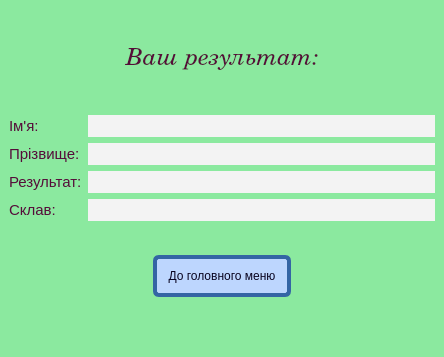
<?xml version="1.0" encoding="UTF-8"?>
<ui version="4.0">
 <class>Result</class>
 <widget class="QMainWindow" name="Result">
  <property name="geometry">
   <rect>
    <x>0</x>
    <y>0</y>
    <width>444</width>
    <height>357</height>
   </rect>
  </property>
  <property name="windowTitle">
   <string>MainWindow</string>
  </property>
  <property name="styleSheet">
   <string notr="true">background-color: rgb(139,233,159);
color: rgb(85, 13, 57);</string>
  </property>
  <widget class="QWidget" name="centralwidget">
   <layout class="QVBoxLayout" name="verticalLayout">
    <item>
     <widget class="QLabel" name="label">
      <property name="font">
       <font>
        <family>Century Schoolbook L</family>
        <pointsize>18</pointsize>
        <weight>50</weight>
        <italic>true</italic>
        <bold>false</bold>
       </font>
      </property>
      <property name="text">
       <string>Ваш результат:</string>
      </property>
      <property name="alignment">
       <set>Qt::AlignCenter</set>
      </property>
     </widget>
    </item>
    <item>
     <layout class="QFormLayout" name="formLayout">
      <item row="0" column="0">
       <widget class="QLabel" name="label_2">
        <property name="font">
         <font>
          <pointsize>11</pointsize>
         </font>
        </property>
        <property name="text">
         <string>Ім'я:</string>
        </property>
       </widget>
      </item>
      <item row="0" column="1">
       <widget class="QLabel" name="nameLabel">
        <property name="font">
         <font>
          <pointsize>14</pointsize>
         </font>
        </property>
        <property name="styleSheet">
         <string notr="true">background-color: rgb(243, 243, 243);</string>
        </property>
        <property name="text">
         <string/>
        </property>
        <property name="alignment">
         <set>Qt::AlignLeading|Qt::AlignLeft|Qt::AlignVCenter</set>
        </property>
       </widget>
      </item>
      <item row="1" column="0">
       <widget class="QLabel" name="label_4">
        <property name="font">
         <font>
          <pointsize>11</pointsize>
         </font>
        </property>
        <property name="text">
         <string>Прізвище:</string>
        </property>
       </widget>
      </item>
      <item row="1" column="1">
       <widget class="QLabel" name="surnameLabel">
        <property name="font">
         <font>
          <pointsize>14</pointsize>
         </font>
        </property>
        <property name="styleSheet">
         <string notr="true">background-color: rgb(243, 243, 243);</string>
        </property>
        <property name="text">
         <string/>
        </property>
        <property name="alignment">
         <set>Qt::AlignLeading|Qt::AlignLeft|Qt::AlignVCenter</set>
        </property>
       </widget>
      </item>
      <item row="2" column="0">
       <widget class="QLabel" name="label_6">
        <property name="font">
         <font>
          <pointsize>11</pointsize>
         </font>
        </property>
        <property name="text">
         <string>Результат:</string>
        </property>
       </widget>
      </item>
      <item row="3" column="0">
       <widget class="QLabel" name="label_7">
        <property name="font">
         <font>
          <pointsize>11</pointsize>
         </font>
        </property>
        <property name="text">
         <string>Склав:</string>
        </property>
       </widget>
      </item>
      <item row="2" column="1">
       <widget class="QLabel" name="resultLabel">
        <property name="font">
         <font>
          <pointsize>14</pointsize>
         </font>
        </property>
        <property name="styleSheet">
         <string notr="true">background-color: rgb(243, 243, 243);</string>
        </property>
        <property name="text">
         <string/>
        </property>
        <property name="alignment">
         <set>Qt::AlignLeading|Qt::AlignLeft|Qt::AlignVCenter</set>
        </property>
       </widget>
      </item>
      <item row="3" column="1">
       <widget class="QLabel" name="statusLabel">
        <property name="font">
         <font>
          <pointsize>14</pointsize>
         </font>
        </property>
        <property name="styleSheet">
         <string notr="true">background-color: rgb(243, 243, 243);</string>
        </property>
        <property name="text">
         <string/>
        </property>
        <property name="alignment">
         <set>Qt::AlignLeading|Qt::AlignLeft|Qt::AlignVCenter</set>
        </property>
       </widget>
      </item>
     </layout>
    </item>
    <item>
     <layout class="QHBoxLayout" name="horizontalLayout">
      <item>
       <widget class="QLabel" name="label_3">
        <property name="text">
         <string/>
        </property>
       </widget>
      </item>
      <item>
       <widget class="QPushButton" name="backButton">
        <property name="styleSheet">
         <string notr="true">QPushButton:hover{
	border-width: 0px;
	border-radius: 20%;
}
QPushButton {
	border: 4px solid;
	border-color: rgb(52, 101, 164);
	border-radius: 6px;
	background-color: rgb(189, 214, 254);
	color: rgb(9, 4, 32);
	padding: 10px;
	outline: none;
}

QPushButton:flat {
	border: none; 
}

QPushButton:default {
border-color: rgb(92, 53, 102);
}

QPushButton:disabled{
background-color: rgb(211, 215, 207);
}</string>
        </property>
        <property name="text">
         <string>До головного меню</string>
        </property>
       </widget>
      </item>
      <item>
       <widget class="QLabel" name="label_5">
        <property name="text">
         <string/>
        </property>
       </widget>
      </item>
     </layout>
    </item>
   </layout>
  </widget>
  <widget class="QMenuBar" name="menubar">
   <property name="geometry">
    <rect>
     <x>0</x>
     <y>0</y>
     <width>444</width>
     <height>22</height>
    </rect>
   </property>
  </widget>
  <widget class="QStatusBar" name="statusbar"/>
 </widget>
 <resources/>
 <connections/>
</ui>
